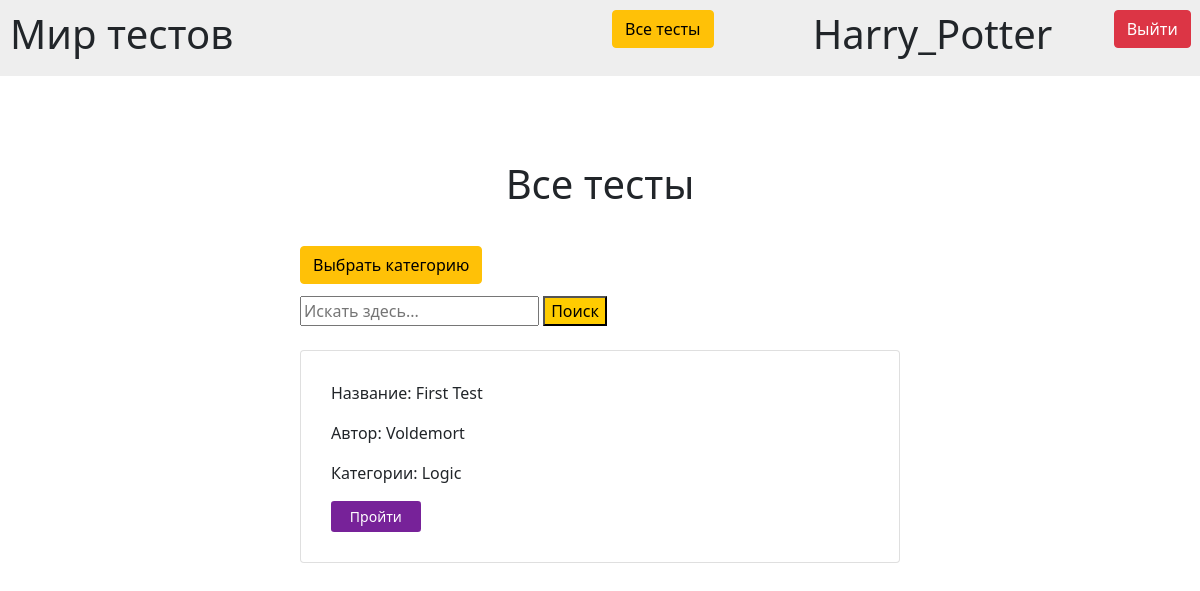
Screenshot of /alltests/Logic (signed in) with the database file from the repository.
### data/users.py (models this page shows)
class User(Base):
    __tablename__ = 'users'
    id = sqlalchemy.Column(sqlalchemy.Integer, primary_key=True, autoincrement=True)
    login = sqlalchemy.Column(sqlalchemy.String, unique=True, nullable=False)
    password = sqlalchemy.Column(sqlalchemy.String, unique=True, nullable=False)
    completed_tests = orm.relationship("Result", secondary="Results_of_CompletedTests", backref="users")
    offered_tests = orm.relationship("Test", secondary="OfferedTests", backref="users")

### data/tests.py (models this page shows, shortened)
class Test(Base):
    __tablename__ = 'tests'
    id = sqlalchemy.Column(sqlalchemy.Integer, primary_key=True, autoincrement=True)
    name = sqlalchemy.Column(sqlalchemy.String, unique=False, nullable=False)
    author = sqlalchemy.Column(sqlalchemy.Integer, sqlalchemy.ForeignKey('users.id'))
    content = sqlalchemy.Column(sqlalchemy.String)
    categories = orm.relationship("Category", secondary="Categories_to_Tests", backref="tests")
    with_points = sqlalchemy.Column(sqlalchemy.Boolean, default=0)
    results = sqlalchemy.Column(sqlalchemy.String)
    approved = sqlalchemy.Column(sqlalchemy.Boolean, default=1)
    def to_json(self, test):
        return {'id': test.id, 'name': test.name, 'author': test.author, 'questions': json.loads(test.content),
                'with_points': test.with_points, 'results': test.results, 'approved': test.approved,
                'categories': ', '.join([cat.name for cat in test.categories])}

### data/categories.py (models this page shows)
class Category(Base):
    __tablename__ = 'categories'
    id = sqlalchemy.Column(sqlalchemy.Integer, primary_key=True, autoincrement=True)
    name = sqlalchemy.Column(sqlalchemy.String, unique=False, nullable=False)

### data/application_tests.py (the view)
@bp.route("/alltests", methods=['GET', 'POST'])
@bp.route("/alltests/<category>", methods=['GET', 'POST'])
@login_required
def all_tests(category=None):
    if request.method == "POST":
        string = request.form['string']
        if string:
            tests = DataBase.set_names_to_authors_in_test(DataBase().search_test(string))
            return render_template("all_tests.html", tests=tests, title=f"Тесты по запросу: {string}")
    tests = DataBase.set_names_to_authors_in_test(DataBase().get_tests(category))
    return render_template("all_tests.html", tests=tests, title="Все тесты")

### data/application_user.py (called while the page is built)
def login_required(view):
    @functools.wraps(view)
    def wrapped_view(**kwargs):
        if g.user is None:
            return redirect(url_for('tests.index'))
        return view(**kwargs)
    return wrapped_view

@bp.before_app_request
def load_logged_in_user():
    user_id = session.get("user_id")
    if user_id is None:
        g.user = None
    else:
        g.user = User.query.filter(User.id == user_id).first()

### database.py (called while the page is built)
    @staticmethod
    def get_login_by_id(id):
        user = User.query.filter(User.id == id).first()
        return user.login

    @staticmethod
    def get_tests(category=None):
        tests = Test.query.all()
        tests_to_return = list()
        if not category:
            for test in tests:
                tests_to_return.append(Test().to_json(test))
        else:
            for test in tests:
                categories = [c.name for c in test.categories]
                if category in categories:
                    tests_to_return.append(Test().to_json(test))
        return tests_to_return

    @staticmethod
    def set_names_to_authors_in_test(tests_without_author):
        tests = []
        for test in tests_without_author:
            if test['approved']:
                test['author'] = DataBase().get_login_by_id(test['author'])
                tests.append(test)
        return tests

### data/templates/all_tests.html
{% extends "base.html" %}
{% block content %}
  <div class="text-center" style="padding: 10% 0 5% 0">
    <h1>Все тесты</h1>
  </div>
  <a class="btn btn-warning" href="{{ url_for('tests.select_category') }}">Выбрать категорию</a>
  <form method="post" style="padding: 2% 0 2% 0">
      <input name="string" id="string" placeholder="Искать здесь..." type="search">
      <button type="submit" style="background-color: #FFCC00">Поиск</button>
  </form>
  {% for test in tests %}
  <div class="card" style="padding: 5%; margin: 2% 0">
      <p>Название: {{ test.name }}</p>
      <p>Автор: {{ test.author }}</p>
      {% if test.categories %}
        <p>Категории: {{ test.categories }}</p>
      {% endif %}
      <a class="btn btn-sm col-md-2" style="background-color: #772299; color: #FFFFFF;"
         href="{{ url_for('tests.do_test', test_id=test.id) }}">Пройти</a>
  </div>
  {% endfor %}
{% endblock %}

### data/templates/base.html (shortened to what this page needs)
<!DOCTYPE html>
<html lang="en">
<head>
    <link rel="stylesheet"
      href="https://cdn.jsdelivr.net/npm/bootstrap@5.0.0-beta1/dist/css/bootstrap.min.css"
>
</head>
<body>
    <div class="row" style="background: #EEEEEE; padding: 10px;">
        <div class="col-md-6">
            <h1>Мир тестов</h1>
        </div >
        {% if g.user %}
            <div class="col-md-2"><a class="btn btn-warning" href="{{ url_for('tests.all_tests') }}">Все тесты</a></div>
            <div class="col-md-3"><a href="{{ url_for('tests.user_page') }}" class="text-decoration-none text-reset"><h1>
                {{ g.user.login }}</h1></a></div>
            <div class="col-md-1 text-end"><a class="btn btn-danger" href="{{ url_for('user.logout') }}">Выйти</a></div>
        {% else %}
            <div class="col-md-6 text-end"><a class="btn btn-success" href="{{ url_for('user.login') }}">Войти</a></div>
        {% endif %}
    </div>
    <div style="margin: 2% 25%;">
    {% block content %}{% endblock %}
    </div>
</body>
</html>

### rows the page displays
User: user.login "Harry_Potter"
Test: name "First Test"
User: author "Voldemort"
Category: categories "Logic"
